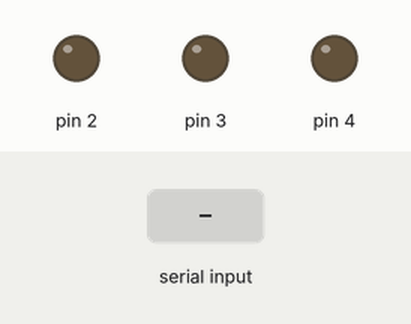
Bench run of a sketch on a simulated Arduino Uno, built with avr-gcc and run on an emulated ATmega328P. On the bench: output pins drawn as LEDs (lit = HIGH). The inputs (shaded band) are chosen by the test bench. Pins used as bus, display or sensor lines are not drawn.

Above: at 1.2 s.
1.3 s: "90,45\n" received over Serial
At 2.3 s:
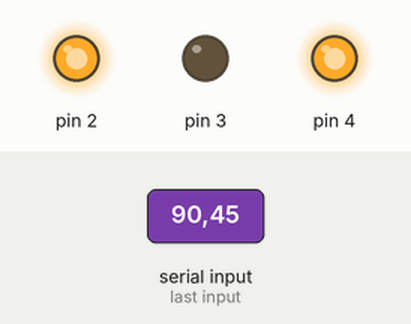
2.8 s: "30,150\n" received over Serial
At 3.6 s:
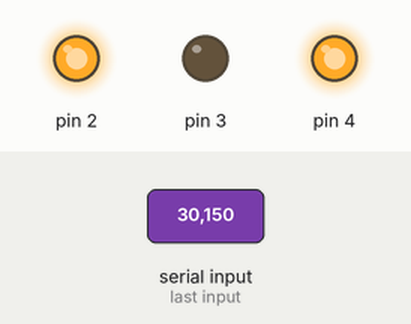
4.3 s: "5\n" received over Serial
At 5.6 s:
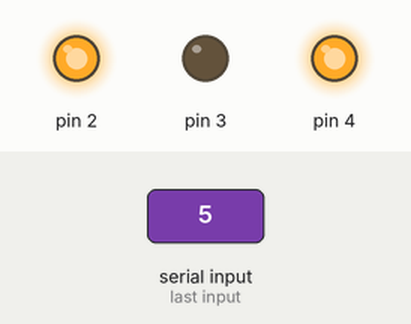
Timing chart, 0 to 7.3 s (numbered marks = the images above; inputs shaded):
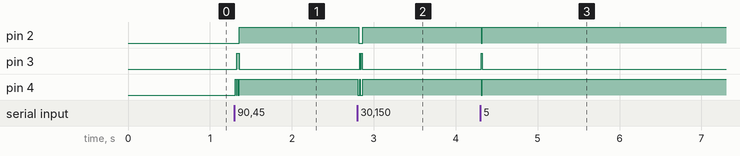

The sketch:

cd4511.ino
```cpp
void setup()
{
  pinMode(0, OUTPUT);
  pinMode(1, OUTPUT);
  pinMode(2, OUTPUT);
  pinMode(3, OUTPUT);
  pinMode(4, OUTPUT);
 // pinMode(5, OUTPUT);
  Serial.begin(9600);
}

int t=0;
void loop()
{
  if(Serial.available()>0)
  {
     t=Serial.read();
      t=t-'0';
  }
  digitalWrite(0,LOW);
  delay(5);

  if(t&0x1)
   digitalWrite(1,HIGH);
  else
  digitalWrite(1,LOW);

   if((t>>1)&0x1)
   digitalWrite(2,HIGH);
    else
    digitalWrite(2,LOW);

  if((t>>2)&0x1)
   digitalWrite(3,HIGH);
  else
  digitalWrite(3,LOW);

  if((t>>3)&0x1)
   digitalWrite(4,HIGH);
  else
  digitalWrite(4,LOW);
 delay(5);
}
```

Measured:
- after the input at 1.3 s, pin 2: LOW → HIGH after 0.06 s; pin 3: LOW → HIGH at once, → LOW 0.03 s later; pin 4: alternates HIGH for 0.01 s and LOW for 0.02 s, 5 changes in all, then stays HIGH, starting at once
- after the input at 2.8 s, pin 2: HIGH → LOW at once, → HIGH 0.05 s later; pin 3: alternates HIGH for 0.01 s and LOW for 0.01 s, 4 changes in all, then stays LOW, starting at once; pin 4: alternates HIGH for 0.01 s and LOW for 0.03 s, 4 changes in all, then stays HIGH, starting at once
- after the input at 4.3 s, pin 2, pin 4: HIGH → LOW at once, → HIGH 0.01 s later; pin 3: LOW → HIGH at once, → LOW 0.01 s later
